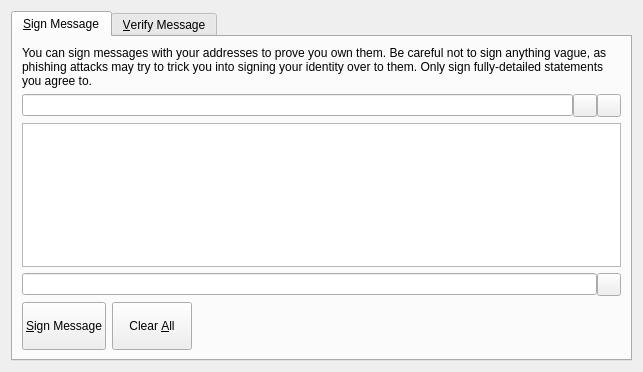
<?xml version="1.0" encoding="UTF-8"?>
<ui version="4.0">
 <class>SignVerifyMessageDialog</class>
 <widget class="QDialog" name="SignVerifyMessageDialog">
  <property name="geometry">
   <rect>
    <x>0</x>
    <y>0</y>
    <width>643</width>
    <height>372</height>
   </rect>
  </property>
  <property name="windowTitle">
   <string>Signatures - Sign / Verify a Message</string>
  </property>
  <property name="modal">
   <bool>true</bool>
  </property>
  <layout class="QVBoxLayout" name="verticalLayout">
   <item>
    <widget class="QTabWidget" name="tabWidget">
     <property name="currentIndex">
      <number>0</number>
     </property>
     <widget class="QWidget" name="tabSignMessage">
      <attribute name="title">
       <string>&amp;Sign Message</string>
      </attribute>
      <layout class="QVBoxLayout" name="verticalLayout_SM">
       <item>
        <widget class="QLabel" name="infoLabel_SM">
         <property name="text">
          <string>You can sign messages with your addresses to prove you own them. Be careful not to sign anything vague, as phishing attacks may try to trick you into signing your identity over to them. Only sign fully-detailed statements you agree to.</string>
         </property>
         <property name="textFormat">
          <enum>Qt::PlainText</enum>
         </property>
         <property name="wordWrap">
          <bool>true</bool>
         </property>
        </widget>
       </item>
       <item>
        <layout class="QHBoxLayout" name="horizontalLayout_1_SM">
         <property name="spacing">
          <number>0</number>
         </property>
         <item>
          <widget class="QValidatedLineEdit" name="addressIn_SM">
           <property name="toolTip">
            <string>The address to sign the message with (e.g. MagpieCoinfwYhBmGXcFP2Po1NpRUEiK8km2)</string>
           </property>
           <property name="maxLength">
            <number>34</number>
           </property>
          </widget>
         </item>
         <item>
          <widget class="QToolButton" name="addressBookButton_SM">
           <property name="toolTip">
            <string>Choose an address from the address book</string>
           </property>
           <property name="text">
            <string/>
           </property>
           <property name="icon">
            <iconset resource="../themes.qrc">
             <normaloff>:/default/res/themes/default/icons/light/sign-in.png</normaloff>:/default/res/themes/default/icons/light/sign-in.png</iconset>
           </property>
           <property name="shortcut">
            <string>Alt+A</string>
           </property>
          </widget>
         </item>
         <item>
          <widget class="QToolButton" name="pasteButton_SM">
           <property name="toolTip">
            <string>Paste address from clipboard</string>
           </property>
           <property name="text">
            <string/>
           </property>
           <property name="icon">
            <iconset resource="../themes.qrc">
             <normaloff>:/default/res/themes/default/icons/light/paste.png</normaloff>:/default/res/themes/default/icons/light/paste.png</iconset>
           </property>
           <property name="shortcut">
            <string>Alt+P</string>
           </property>
          </widget>
         </item>
        </layout>
       </item>
       <item>
        <widget class="QPlainTextEdit" name="messageIn_SM">
         <property name="toolTip">
          <string>Enter the message you want to sign here</string>
         </property>
        </widget>
       </item>
       <item>
        <layout class="QHBoxLayout" name="horizontalLayout_2_SM">
         <property name="spacing">
          <number>0</number>
         </property>
         <item>
          <widget class="QLineEdit" name="signatureOut_SM">
           <property name="font">
            <font>
             <italic>true</italic>
            </font>
           </property>
           <property name="readOnly">
            <bool>true</bool>
           </property>
          </widget>
         </item>
         <item>
          <widget class="QToolButton" name="copySignatureButton_SM">
           <property name="toolTip">
            <string>Copy the current signature to the system clipboard</string>
           </property>
           <property name="text">
            <string/>
           </property>
           <property name="icon">
            <iconset resource="../themes.qrc">
             <normaloff>:/default/res/themes/default/icons/light/copy.png</normaloff>:/default/res/themes/default/icons/light/copy.png</iconset>
           </property>
          </widget>
         </item>
        </layout>
       </item>
       <item>
        <layout class="QHBoxLayout" name="horizontalLayout_3_SM">
         <item>
          <widget class="QPushButton" name="signMessageButton_SM">
           <property name="sizePolicy">
            <sizepolicy hsizetype="Preferred" vsizetype="Minimum">
             <horstretch>0</horstretch>
             <verstretch>0</verstretch>
            </sizepolicy>
           </property>
           <property name="toolTip">
            <string>Sign the message to prove you own this MagpieCoin address</string>
           </property>
           <property name="text">
            <string>&amp;Sign Message</string>
           </property>
           <property name="icon">
            <iconset resource="../themes.qrc">
             <normaloff>:/default/res/themes/default/icons/light/sign-in.png</normaloff>:/default/res/themes/default/icons/light/sign-in.png</iconset>
           </property>
           <property name="autoDefault">
            <bool>false</bool>
           </property>
          </widget>
         </item>
         <item>
          <widget class="QPushButton" name="clearButton_SM">
           <property name="sizePolicy">
            <sizepolicy hsizetype="Preferred" vsizetype="Minimum">
             <horstretch>0</horstretch>
             <verstretch>0</verstretch>
            </sizepolicy>
           </property>
           <property name="toolTip">
            <string>Reset all sign message fields</string>
           </property>
           <property name="text">
            <string>Clear &amp;All</string>
           </property>
           <property name="icon">
            <iconset resource="../bitcoin.qrc">
             <normaloff>:/icons/remove</normaloff>:/icons/remove</iconset>
           </property>
           <property name="autoDefault">
            <bool>false</bool>
           </property>
          </widget>
         </item>
         <item>
          <spacer name="horizontalSpacer_1_SM">
           <property name="orientation">
            <enum>Qt::Horizontal</enum>
           </property>
           <property name="sizeHint" stdset="0">
            <size>
             <width>40</width>
             <height>48</height>
            </size>
           </property>
          </spacer>
         </item>
         <item>
          <widget class="QLabel" name="statusLabel_SM">
           <property name="font">
            <font>
             <weight>75</weight>
             <bold>true</bold>
            </font>
           </property>
           <property name="text">
            <string/>
           </property>
           <property name="wordWrap">
            <bool>true</bool>
           </property>
          </widget>
         </item>
        </layout>
       </item>
      </layout>
     </widget>
     <widget class="QWidget" name="tabVerifyMessage">
      <attribute name="title">
       <string>&amp;Verify Message</string>
      </attribute>
      <layout class="QVBoxLayout" name="verticalLayout_VM">
       <item>
        <widget class="QLabel" name="infoLabel_VM">
         <property name="text">
          <string>Enter the signing address, message (ensure you copy line breaks, spaces, tabs, etc. exactly) and signature below to verify the message. Be careful not to read more into the signature than what is in the signed message itself, to avoid being tricked by a man-in-the-middle attack.</string>
         </property>
         <property name="textFormat">
          <enum>Qt::PlainText</enum>
         </property>
         <property name="alignment">
          <set>Qt::AlignLeading|Qt::AlignLeft|Qt::AlignTop</set>
         </property>
         <property name="wordWrap">
          <bool>true</bool>
         </property>
        </widget>
       </item>
       <item>
        <layout class="QHBoxLayout" name="horizontalLayout_1_VM">
         <property name="spacing">
          <number>0</number>
         </property>
         <item>
          <widget class="QValidatedLineEdit" name="addressIn_VM">
           <property name="toolTip">
            <string>The address the message was signed with (e.g. MagpieCoinfwYhBmGXcFP2Po1NpRUEiK8km2)</string>
           </property>
           <property name="maxLength">
            <number>34</number>
           </property>
          </widget>
         </item>
         <item>
          <widget class="QToolButton" name="addressBookButton_VM">
           <property name="toolTip">
            <string>Choose an address from the address book</string>
           </property>
           <property name="text">
            <string/>
           </property>
           <property name="icon">
            <iconset resource="../themes.qrc">
             <normaloff>:/default/res/themes/default/icons/light/address-book.png</normaloff>:/default/res/themes/default/icons/light/address-book.png</iconset>
           </property>
           <property name="shortcut">
            <string>Alt+A</string>
           </property>
          </widget>
         </item>
        </layout>
       </item>
       <item>
        <widget class="QPlainTextEdit" name="messageIn_VM"/>
       </item>
       <item>
        <widget class="QValidatedLineEdit" name="signatureIn_VM"/>
       </item>
       <item>
        <layout class="QHBoxLayout" name="horizontalLayout_2_VM">
         <item>
          <widget class="QPushButton" name="verifyMessageButton_VM">
           <property name="sizePolicy">
            <sizepolicy hsizetype="Preferred" vsizetype="Minimum">
             <horstretch>0</horstretch>
             <verstretch>0</verstretch>
            </sizepolicy>
           </property>
           <property name="toolTip">
            <string>Verify the message to ensure it was signed with the specified MagpieCoin address</string>
           </property>
           <property name="text">
            <string>&amp;Verify Message</string>
           </property>
           <property name="icon">
            <iconset resource="../themes.qrc">
             <normaloff>:/default/res/themes/default/icons/light/verify.png</normaloff>:/default/res/themes/default/icons/light/verify.png</iconset>
           </property>
           <property name="autoDefault">
            <bool>false</bool>
           </property>
          </widget>
         </item>
         <item>
          <widget class="QPushButton" name="clearButton_VM">
           <property name="sizePolicy">
            <sizepolicy hsizetype="Preferred" vsizetype="Minimum">
             <horstretch>0</horstretch>
             <verstretch>0</verstretch>
            </sizepolicy>
           </property>
           <property name="toolTip">
            <string>Reset all verify message fields</string>
           </property>
           <property name="text">
            <string>Clear &amp;All</string>
           </property>
           <property name="icon">
            <iconset resource="../bitcoin.qrc">
             <normaloff>:/icons/remove</normaloff>:/icons/remove</iconset>
           </property>
           <property name="autoDefault">
            <bool>false</bool>
           </property>
          </widget>
         </item>
         <item>
          <spacer name="horizontalSpacer_1_VM">
           <property name="orientation">
            <enum>Qt::Horizontal</enum>
           </property>
           <property name="sizeHint" stdset="0">
            <size>
             <width>40</width>
             <height>48</height>
            </size>
           </property>
          </spacer>
         </item>
         <item>
          <widget class="QLabel" name="statusLabel_VM">
           <property name="font">
            <font>
             <weight>75</weight>
             <bold>true</bold>
            </font>
           </property>
           <property name="text">
            <string/>
           </property>
           <property name="wordWrap">
            <bool>true</bool>
           </property>
          </widget>
         </item>
        </layout>
       </item>
      </layout>
     </widget>
    </widget>
   </item>
  </layout>
 </widget>
 <customwidgets>
  <customwidget>
   <class>QValidatedLineEdit</class>
   <extends>QLineEdit</extends>
   <header>qvalidatedlineedit.h</header>
  </customwidget>
 </customwidgets>
 <resources>
  <include location="../bitcoin.qrc"/>
  <include location="../themes.qrc"/>
 </resources>
 <connections/>
</ui>
